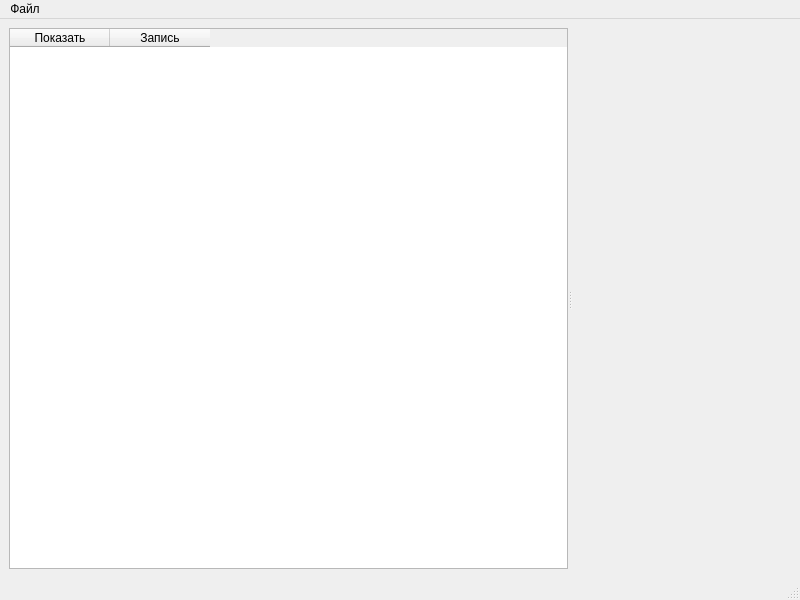
<?xml version="1.0" encoding="UTF-8"?>
<ui version="4.0">
 <class>MainWindow</class>
 <widget class="QMainWindow" name="MainWindow">
  <property name="geometry">
   <rect>
    <x>0</x>
    <y>0</y>
    <width>800</width>
    <height>600</height>
   </rect>
  </property>
  <property name="windowTitle">
   <string>MainWindow</string>
  </property>
  <widget class="QWidget" name="centralwidget">
   <layout class="QHBoxLayout" name="horizontalLayout">
    <item>
     <widget class="QSplitter" name="splitter">
      <property name="orientation">
       <enum>Qt::Horizontal</enum>
      </property>
      <widget class="QTableWidget" name="entries">
       <column>
        <property name="text">
         <string>Показать</string>
        </property>
       </column>
       <column>
        <property name="text">
         <string>Запись</string>
        </property>
       </column>
      </widget>
      <widget class="QWidget" name="canvas" native="true"/>
     </widget>
    </item>
   </layout>
  </widget>
  <widget class="QMenuBar" name="menubar">
   <property name="geometry">
    <rect>
     <x>0</x>
     <y>0</y>
     <width>800</width>
     <height>22</height>
    </rect>
   </property>
   <widget class="QMenu" name="file">
    <property name="title">
     <string>Файл</string>
    </property>
    <addaction name="open_files"/>
    <addaction name="open_folder"/>
    <addaction name="separator"/>
    <addaction name="exit_app"/>
   </widget>
   <addaction name="file"/>
  </widget>
  <widget class="QStatusBar" name="statusbar"/>
  <action name="open_files">
   <property name="text">
    <string>Октрыть файлы...</string>
   </property>
  </action>
  <action name="open_folder">
   <property name="text">
    <string>Открыть папку...</string>
   </property>
  </action>
  <action name="exit_app">
   <property name="text">
    <string>Выход</string>
   </property>
  </action>
 </widget>
 <resources/>
 <connections/>
</ui>
